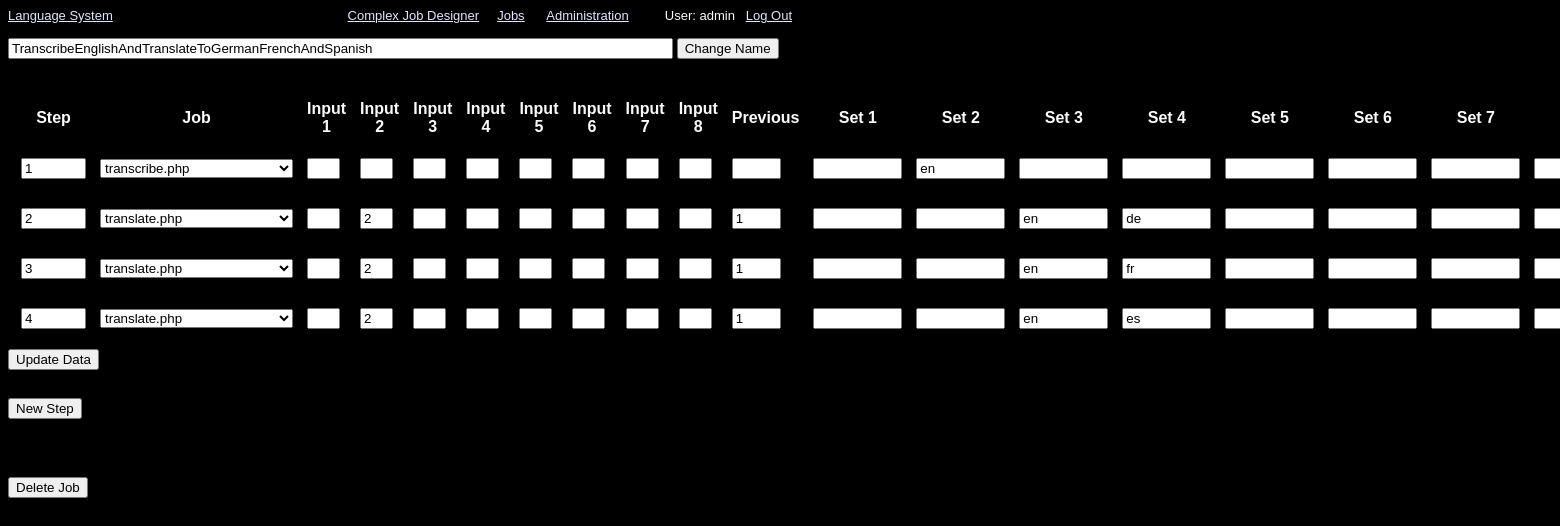
The page /designer.php?name=TranscribeEnglishAndTranslateToGermanFrenchAndSpanish (signed in) on the database its author committed.
### tables this page shows
CREATE TABLE `users` (
  `id` int(11) NOT NULL AUTO_INCREMENT,
  `name` varchar(256) DEFAULT NULL,
  `password` varchar(256) DEFAULT NULL,
  `type` varchar(1) DEFAULT 'u',
  PRIMARY KEY (`id`)
);

CREATE TABLE `complex` (
  `id` int(11) NOT NULL AUTO_INCREMENT,
  `name` varchar(256) DEFAULT NULL,
  `step` int(11) DEFAULT NULL,
  `job` varchar(256) DEFAULT NULL,
  `input1` varchar(1) DEFAULT NULL,
  `input2` varchar(1) DEFAULT NULL,
  `input3` varchar(1) DEFAULT NULL,
  `input4` varchar(1) DEFAULT NULL,
  `input5` varchar(1) DEFAULT NULL,
  `input6` varchar(1) DEFAULT NULL,
  `input7` varchar(1) DEFAULT NULL,
  `input8` varchar(1) DEFAULT NULL,
  `previous` varchar(8) DEFAULT NULL,
  `set1` varchar(256) DEFAULT NULL,
  `set2` varchar(256) DEFAULT NULL,
  `set3` varchar(256) DEFAULT NULL,
  `set4` varchar(256) DEFAULT NULL,
  `set5` varchar(256) DEFAULT NULL,
  `set6` varchar(256) DEFAULT NULL,
  `set7` varchar(256) DEFAULT NULL,
  `set8` varchar(256) DEFAULT NULL,
  PRIMARY KEY (`id`)
);

### src/session.php (called while the page is built, shortened)
<?php
   include('database.php');
   $user_check = $_SESSION['login_user'];
   $ses_sql = mysqli_query($database,"select name, type, id from users where name = '$user_check' ");
   $row = mysqli_fetch_array($ses_sql,MYSQLI_ASSOC);
   $login_session = $row['name'];
   $login_session_user_type = $row['type'];
?>

### src/designer.php (the view, shortened to what this page needs)
<html>
	<head>
		<link rel="stylesheet" type="text/css" href="main.css">
	</head>
	<body bgcolor="#000000" text="#fbfbfb" link="#dfe7ff" VLINK="#f7e1ff" ALINK="#ffe1e2">
		<font face="Century Gothic,Avant Garde,Apple Gothic,AppleGothic,URW Gothic L,Avant Garde,Futura,sans-serif" SIZE="-1">
			<?php
			include 'database.php';
			include('session.php');
			include('navigation.php');
			?>
			<br /><br />
			<form action="" method="POST">
				<input type="text" size="80" name="newname" value="<?php echo $_GET['name'];?>">
				<input type="submit" name="Sub" value="Change Name">
			</form>
			<br />
			<form action="" method="POST">
			<table cellspacing="12">
				<tr>
					<th>
						Step
					</th>
					<th>
						Job
					</th>
					<th>
						Input 1
					</th>
					<th>
						Input 2
					</th>
					<th>
						Input 3
					</th>
					<th>
						Input 4
					</th>
					<th>
						Input 5
					</th>
					<th>
						Input 6
					</th>
					<th>
						Input 7
					</th>
					<th>
						Input 8
					</th>
					<th>
						Previous
					</th>
					<th>
						Set 1
					</th>
					<th>
						Set 2
					</th>
					<th>
						Set 3
					</th>
					<th>
						Set 4
					</th>
					<th>
						Set 5
					</th>
					<th>
						Set 6
					</th>
					<th>
						Set 7
					</th>
					<th>
					</th>
				</tr>
			<?php
			$result = mysqli_query($database, "SELECT * FROM complex WHERE name='".$_GET['name']."' ORDER BY id");
			while ($row = mysqli_fetch_array($result, MYSQLI_NUM)) {
				echo '<tr><td>';
				echo '<input type="text" size="5" name="step'.$row[0].'" value="'.$row[2].'"></td>
				<td>
				<select name="job'.$row[0].'">
					<option value="'.$row[3].'">'.$row[3].'</option>';
				echo '</select>
				</td>
				<td><input type="text" size="1" name="input1_'.$row[0].'" value="'.$row[4].'"></td>
				<td><input type="text" size="1" name="input2_'.$row[0].'" value="'.$row[5].'"></td>
				<td><input type="text" size="1" name="input3_'.$row[0].'" value="'.$row[6].'"></td>
				<td><input type="text" size="1" name="input4_'.$row[0].'" value="'.$row[7].'"></td>
				<td><input type="text" size="1" name="input5_'.$row[0].'" value="'.$row[8].'"></td>
				<td><input type="text" size="1" name="input6_'.$row[0].'" value="'.$row[9].'"></td>
				<td><input type="text" size="1" name="input7_'.$row[0].'" value="'.$row[10].'"></td>
				<td><input type="text" size="1" name="input8_'.$row[0].'" value="'.$row[11].'"></td>
				<td><input type="text" size="3" name="previous'.$row[0].'" value="'.$row[12].'"></td>
				<td><input type="text" size="8" name="set1_'.$row[0].'" value="'.$row[13].'"></td>
				<td><input type="text" size="8" name="set2_'.$row[0].'" value="'.$row[14].'"></td>
				<td><input type="text" size="8" name="set3_'.$row[0].'" value="'.$row[15].'"></td>
				<td><input type="text" size="8" name="set4_'.$row[0].'" value="'.$row[16].'"></td>
				<td><input type="text" size="8" name="set5_'.$row[0].'" value="'.$row[17].'"></td>
				<td><input type="text" size="8" name="set6_'.$row[0].'" value="'.$row[18].'"></td>
				<td><input type="text" size="8" name="set7_'.$row[0].'" value="'.$row[19].'"></td>
				<td><input type="text" size="8" name="set8_'.$row[0].'" value="'.$row[20].'"></td>
				<td><button><a class="complex" href="?name='.$_GET['name'].'&remove=yes&row='.$row[0].'">Remove Step</a></button></td>';
				echo '</tr>';
			}
			?>
			</table>
				<input type="submit" name="Sub" value="Update Data">
			</form>
			<br />
			<form action="" method="POST">
				<input type="submit" name="Sub" value="New Step">
			</form>
			<br /><br /><br />
			<form action="" method="POST">
				<input type="submit" name="Sub" value="Delete Job">
			</form>
		</font>
	</body>
</html>

### src/navigation.php (shortened to what this page needs)
<a href="index.php">Language System</a><a href="designer_menu.php">Complex Job Designer</a><a href="job_list.php">Jobs</a>
<?php
if ($login_session_user_type == 'a') {
  echo '&nbsp;&nbsp;&nbsp;&nbsp;&nbsp;<a href="admin.php">Administration</a>';
}
?>
&nbsp;&nbsp;&nbsp;&nbsp;&nbsp;&nbsp;&nbsp;&nbsp;&nbsp;
User: <?php echo $login_session; ?>&nbsp;&nbsp;
<a href="logout.php">Log Out</a>

### rows shown on the page
users: name "admin"
complex: step "1", job+id "transcribe.php", set2 "en"
complex: step "2", job+id "translate.php", input2 "2", previous "1", set3 "en", set4 "de"
complex: step "3", job+id "translate.php", input2 "2", previous "1", set3 "en", set4 "fr"
complex: step "4", job+id "translate.php", input2 "2", previous "1", set3 "en", set4 "es"
